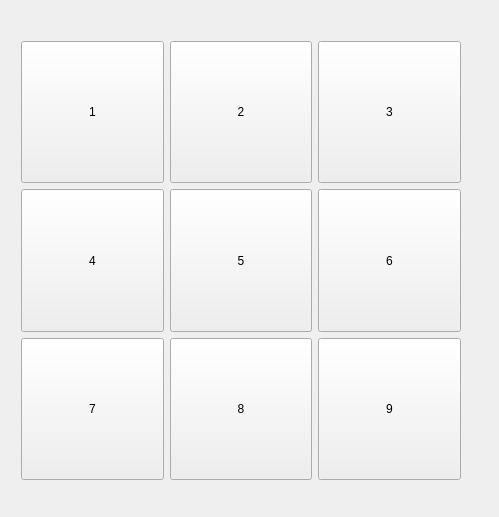
<?xml version="1.0" encoding="UTF-8"?>
<ui version="4.0">
 <class>BlockMoveGame</class>
 <widget class="QWidget" name="BlockMoveGame">
  <property name="geometry">
   <rect>
    <x>0</x>
    <y>0</y>
    <width>499</width>
    <height>517</height>
   </rect>
  </property>
  <property name="windowTitle">
   <string>BlockMoveGame</string>
  </property>
  <widget class="QStackedWidget" name="MystackedWidget">
   <property name="geometry">
    <rect>
     <x>10</x>
     <y>30</y>
     <width>462</width>
     <height>461</height>
    </rect>
   </property>
   <property name="currentIndex">
    <number>1</number>
   </property>
   <widget class="QWidget" name="StartPage">
    <layout class="QVBoxLayout" name="verticalLayout">
     <item>
      <widget class="QLabel" name="logo">
       <property name="text">
        <string>Block Game</string>
       </property>
      </widget>
     </item>
     <item>
      <widget class="QWidget" name="widget" native="true">
       <layout class="QHBoxLayout" name="horizontalLayout">
        <item>
         <spacer name="horizontalSpacer">
          <property name="orientation">
           <enum>Qt::Horizontal</enum>
          </property>
          <property name="sizeHint" stdset="0">
           <size>
            <width>68</width>
            <height>20</height>
           </size>
          </property>
         </spacer>
        </item>
        <item>
         <widget class="QPushButton" name="ButtonStart">
          <property name="text">
           <string>New Game</string>
          </property>
         </widget>
        </item>
        <item>
         <spacer name="horizontalSpacer_2">
          <property name="orientation">
           <enum>Qt::Horizontal</enum>
          </property>
          <property name="sizeHint" stdset="0">
           <size>
            <width>68</width>
            <height>20</height>
           </size>
          </property>
         </spacer>
        </item>
        <item>
         <widget class="QPushButton" name="ButtonExit">
          <property name="text">
           <string>Exit</string>
          </property>
         </widget>
        </item>
        <item>
         <spacer name="horizontalSpacer_3">
          <property name="orientation">
           <enum>Qt::Horizontal</enum>
          </property>
          <property name="sizeHint" stdset="0">
           <size>
            <width>68</width>
            <height>20</height>
           </size>
          </property>
         </spacer>
        </item>
       </layout>
      </widget>
     </item>
    </layout>
   </widget>
   <widget class="QWidget" name="PlayPage">
    <layout class="QGridLayout" name="gridLayout">
     <item row="0" column="0">
      <widget class="QPushButton" name="Button1">
       <property name="sizePolicy">
        <sizepolicy hsizetype="Expanding" vsizetype="Expanding">
         <horstretch>0</horstretch>
         <verstretch>0</verstretch>
        </sizepolicy>
       </property>
       <property name="contextMenuPolicy">
        <enum>Qt::DefaultContextMenu</enum>
       </property>
       <property name="text">
        <string>1</string>
       </property>
       <property name="default">
        <bool>false</bool>
       </property>
      </widget>
     </item>
     <item row="0" column="1">
      <widget class="QPushButton" name="Button2">
       <property name="sizePolicy">
        <sizepolicy hsizetype="Expanding" vsizetype="Expanding">
         <horstretch>0</horstretch>
         <verstretch>0</verstretch>
        </sizepolicy>
       </property>
       <property name="text">
        <string>2</string>
       </property>
      </widget>
     </item>
     <item row="0" column="2">
      <widget class="QPushButton" name="Button3">
       <property name="sizePolicy">
        <sizepolicy hsizetype="Expanding" vsizetype="Expanding">
         <horstretch>0</horstretch>
         <verstretch>0</verstretch>
        </sizepolicy>
       </property>
       <property name="text">
        <string>3</string>
       </property>
      </widget>
     </item>
     <item row="1" column="0">
      <widget class="QPushButton" name="Button4">
       <property name="sizePolicy">
        <sizepolicy hsizetype="Expanding" vsizetype="Expanding">
         <horstretch>0</horstretch>
         <verstretch>0</verstretch>
        </sizepolicy>
       </property>
       <property name="text">
        <string>4</string>
       </property>
      </widget>
     </item>
     <item row="1" column="1">
      <widget class="QPushButton" name="Button5">
       <property name="sizePolicy">
        <sizepolicy hsizetype="Expanding" vsizetype="Expanding">
         <horstretch>0</horstretch>
         <verstretch>0</verstretch>
        </sizepolicy>
       </property>
       <property name="text">
        <string>5</string>
       </property>
      </widget>
     </item>
     <item row="1" column="2">
      <widget class="QPushButton" name="Button6">
       <property name="sizePolicy">
        <sizepolicy hsizetype="Expanding" vsizetype="Expanding">
         <horstretch>0</horstretch>
         <verstretch>0</verstretch>
        </sizepolicy>
       </property>
       <property name="text">
        <string>6</string>
       </property>
      </widget>
     </item>
     <item row="2" column="0">
      <widget class="QPushButton" name="Button7">
       <property name="sizePolicy">
        <sizepolicy hsizetype="Expanding" vsizetype="Expanding">
         <horstretch>0</horstretch>
         <verstretch>0</verstretch>
        </sizepolicy>
       </property>
       <property name="text">
        <string>7</string>
       </property>
      </widget>
     </item>
     <item row="2" column="1">
      <widget class="QPushButton" name="Button8">
       <property name="sizePolicy">
        <sizepolicy hsizetype="Expanding" vsizetype="Expanding">
         <horstretch>0</horstretch>
         <verstretch>0</verstretch>
        </sizepolicy>
       </property>
       <property name="text">
        <string>8</string>
       </property>
      </widget>
     </item>
     <item row="2" column="2">
      <widget class="QPushButton" name="Button9">
       <property name="sizePolicy">
        <sizepolicy hsizetype="Expanding" vsizetype="Expanding">
         <horstretch>0</horstretch>
         <verstretch>0</verstretch>
        </sizepolicy>
       </property>
       <property name="text">
        <string>9</string>
       </property>
      </widget>
     </item>
    </layout>
   </widget>
   <widget class="QWidget" name="WinPage">
    <layout class="QVBoxLayout" name="verticalLayout_2">
     <item>
      <widget class="QLabel" name="winLabel">
       <property name="text">
        <string>Win!</string>
       </property>
      </widget>
     </item>
     <item>
      <widget class="QLabel" name="myLabel">
       <property name="text">
        <string>TextLabel</string>
       </property>
      </widget>
     </item>
    </layout>
   </widget>
  </widget>
 </widget>
 <layoutdefault spacing="6" margin="11"/>
 <resources/>
 <connections/>
</ui>
